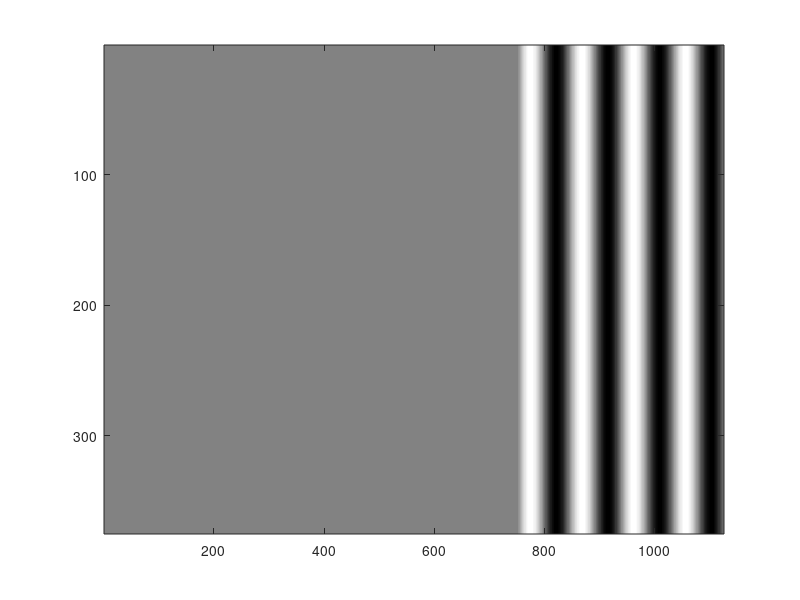

Recreate this plot in MATLAB.
%make stims 

stim = zeros(375,1125)+128; %grey

wDeg = 1;  %size of image (in degrees)
nPix = 1125;  %resolution of image (pixels);

[x,y] = meshgrid(linspace(-wDeg/2,wDeg/2,nPix+1));
x = x(1:end-1,1:end-1);
y = y(1:end-1,1:end-1);

orientation = 90;  %deg (counter-clockwise from horizontal)
sf = 12; %spatial frequency (cycles/deg)

ramp = sin(orientation*pi/180)*x-cos(orientation*pi/180)*y;

grating = uint8(255 * mat2gray(sin(2*pi*sf*ramp)))+1;
imagesc(grating);

img = stim;
img(1:125,:)=grating(1:125,:);
imagesc(img)
colormap(gray)
save('\\zserver.cortexlab.net\Data\pregenerated_textures\JulieF\locationsGratings\img1.mat', 'img')

img = stim;
img(125:250,:)=grating(125:250,:);
imagesc(img)
save('\\zserver.cortexlab.net\Data\pregenerated_textures\JulieF\locationsGratings\img2.mat', 'img')

img = stim;
img(250:end,:)=grating(250:375,:);
imagesc(img)
save('\\zserver.cortexlab.net\Data\pregenerated_textures\JulieF\locationsGratings\img3.mat', 'img')

img = stim;
img(:,1:375)=grating(1:375,1:375);
imagesc(img)
colormap(gray)
save('\\zserver.cortexlab.net\Data\pregenerated_textures\JulieF\locationsGratings\img4.mat', 'img')

img = stim;
img(:,375:750)=grating(1:375,375:750);
imagesc(img)
save('\\zserver.cortexlab.net\Data\pregenerated_textures\JulieF\locationsGratings\img5.mat', 'img')

img = stim;
img(:,750:end)=grating(1:375,750:end);
imagesc(img)
save('\\zserver.cortexlab.net\Data\pregenerated_textures\JulieF\locationsGratings\img6.mat', 'img')


